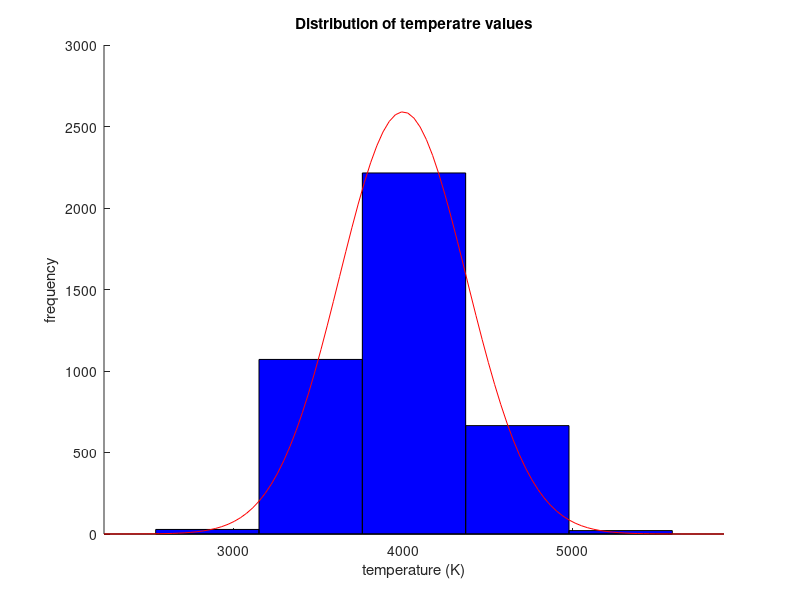

Reproduce this figure in MATLAB.
% PRACTICAL 3_p4

% ______________________________________________________________
%|                   Marisabel and Abdullah                     |
%|                       03/03/2017                             |
%|______________________________________________________________|

clear all
clc
clf

disp(['This script calculates and plots the frequency distribution' ...
    ' of the temperature, for a specified number of bins using histfit'])
disp(' '); %blank line

% ______________________________________________________________
%|                         NOMENCLATURE                          
%|______________________________________________________________
% m = array storing the data from "temp.dat"
% bins = number of bins provided by user
% T = temperature (k)
% t = size array T
% min_T = minimum T value
% max_T = maximum T value
% bw = bin width
% lb = lower error band
% up = upper error band
% f_dist = frequency distribution
% m_bw = mean bin width value
% count = number of T values laying in a particular bin
% count_l = length array count

% ______________________________________________________________
%|                          PART IV                     
%|______________________________________________________________

%TASK 1: Reading the values from "temp.dat"

fid = fopen('temp.dat', 'r');   %opening file
format = '%i %f';
m = fscanf(fid,format, [2 inf]); %reading the file
m = m'; %calculating the transpose (we are using fscanf)
fclose(fid); % closing file


%TASK 2: Asking user number of bins to use
bins = input('Please type the number of bins to use: ');

%TASK 3: Calculating the bin width
T = m(:,2);
t = size(T);

min_T = min(T);
max_T = max(T);

bw = (max_T - min_T)/bins; %equation for the bin width

lb = min(T);
ub = min(T) + bw;


for i =1:1:bins        %loop over each bin provided by the user
    count(i) = 0;      
    for j =1:1:t(1)    %loop over every T value
        if   (T(j) >= lb && T(j) <= ub) % determining if T value lies on current bin
            count(i) = count(i) + 1; %counting T values on each bin 
        end        
    end
    m_bw(i) = (lb+ub)/2; %mid-point of each bin
    lb = ub; 
    ub = lb + bw; %ub replaces the previous lb shifting the bin position
end



% TASK 4: Plotting frequency against the mid-point of each bin

hold on   % allows to plot multiple data sets



% Plotting the values in a histogram
count_l = length(count);
 
histfit(T,count_l);



% Adding title and axis labels
title('Distribution of temperatre values')
xlabel('temperature (K)')                    
ylabel('frequency')  


% ______________________________________________________________
%|                              END                    
%|______________________________________________________________
